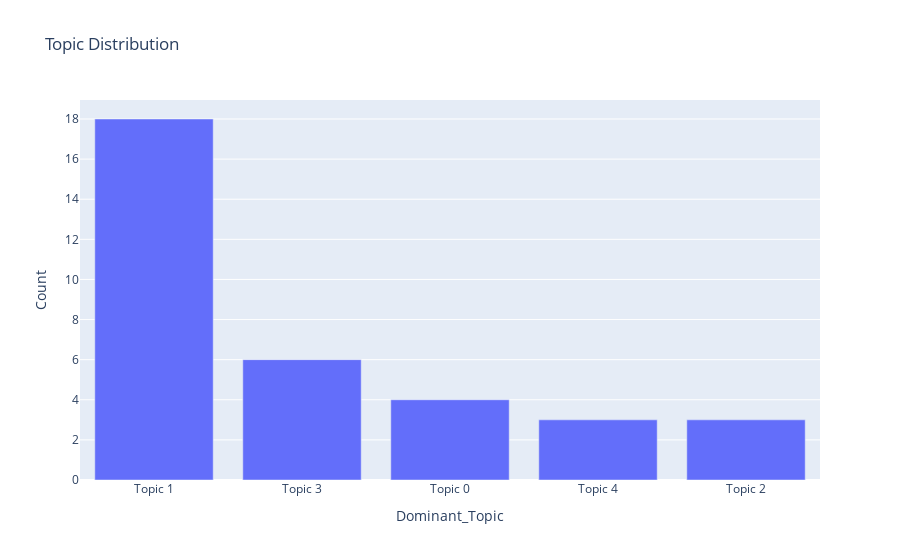

Notebook code for this chart:
### Code cell
# Topic Modeling
vectorizer = CountVectorizer(max_df=0.95, min_df=2, max_features=1000, stop_words='english')
tf = vectorizer.fit_transform(data['Article'])
lda_model = LatentDirichletAllocation(n_components=5, random_state=42)
lda_topic_matrix = lda_model.fit_transform(tf)

# # Visualize topics
# topic_names = ["Topic " + str(i) for i in range(lda_model.n_components)]
# data['Dominant_Topic'] = [topic_names[i] for i in lda_topic_matrix.argmax(axis=1)]

# fig = px.bar(data['Dominant_Topic'].value_counts().reset_index(), x='index', y='Dominant_Topic', title='Topic Distribution')
# fig.show()


# Visualize topics
topic_counts = data['Dominant_Topic'].value_counts().reset_index()
topic_counts.columns = ['Dominant_Topic', 'Count']

fig = px.bar(topic_counts, x='Dominant_Topic', y='Count', title='Topic Distribution')
fig.show()

### Figure 1 — Plotly figure (JSON) as saved in the notebook; plotly's stock layout.template omitted (floating-point values rounded to 4 significant figures)
{"data": [{"alignmentgroup": "True", "hovertemplate": "Dominant_Topic=%{x}<br>Count=%{y}<extra></extra>", "legendgroup": "", "marker": {"color": "#636efa", "pattern": {"shape": ""}}, "name": "", "offsetgroup": "", "orientation": "v", "showlegend": false, "textposition": "auto", "type": "bar", "x": ["Topic 1", "Topic 3", "Topic 0", "Topic 4", "Topic 2"], "xaxis": "x", "y": [18, 6, 4, 3, 3], "yaxis": "y"}], "layout": {"barmode": "relative", "legend": {"tracegroupgap": 0}, "title": {"text": "Topic Distribution"}, "xaxis": {"anchor": "y", "domain": [0, 1], "title": {"text": "Dominant_Topic"}}, "yaxis": {"anchor": "x", "domain": [0, 1], "title": {"text": "Count"}}}}
